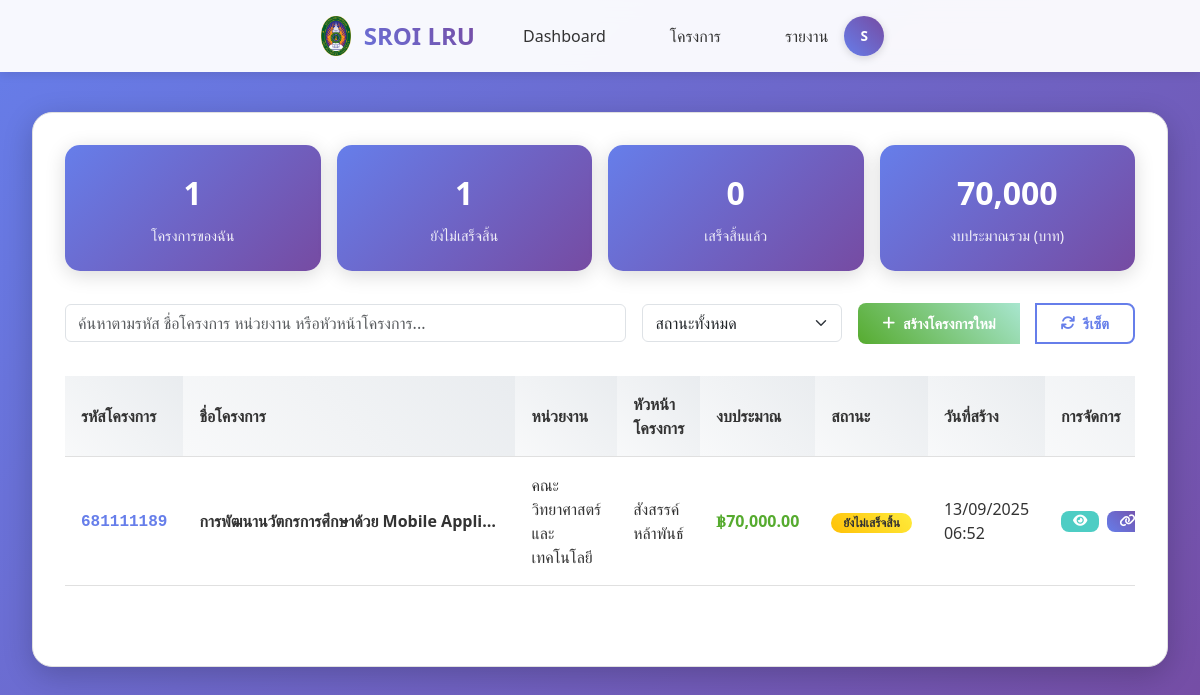
Screenshot of /project-list.php (signed in) with the database file from the repository.
### tables this page shows
CREATE TABLE `projects` (
  `id` int(11) NOT NULL,
  `project_code` varchar(50) NOT NULL COMMENT 'รหัสโครงการ',
  `name` varchar(500) NOT NULL COMMENT 'ชื่อโครงการ',
  `description` text DEFAULT NULL COMMENT 'รายละเอียดโครงการ',
  `area` text DEFAULT NULL,
  `activities` text DEFAULT NULL,
  `target_group` text DEFAULT NULL,
  `objective` text DEFAULT NULL COMMENT 'วัตถุประสงค์โครงการ',
  `start_date` date DEFAULT NULL COMMENT 'วันที่เริ่มโครงการ',
  `end_date` date DEFAULT NULL COMMENT 'วันที่สิ้นสุดโครงการ',
  `budget` decimal(15,2) DEFAULT NULL COMMENT 'งบประมาณ',
  `organization` varchar(300) DEFAULT NULL COMMENT 'หน่วยงาน/องค์กร',
  `project_manager` varchar(200) DEFAULT NULL COMMENT 'ผู้จัดการโครงการ',
  `status` enum('incompleted','completed') DEFAULT 'incompleted' COMMENT 'สถานะโครงการ',
  `created_by` varchar(100) DEFAULT NULL COMMENT 'ผู้สร้าง',
  `created_at` timestamp NOT NULL DEFAULT current_timestamp(),
  `updated_at` timestamp NOT NULL DEFAULT current_timestamp() ON UPDATE current_timestamp(),
  `impact_chain_status` longtext DEFAULT NULL CHECK (json_valid(`impact_chain_status`)),
  `total_impact_chains` int(11) DEFAULT 0 COMMENT 'จำนวน Impact Chain ทั้งหมด',
  `current_chain_id` int(11) DEFAULT NULL COMMENT 'Impact Chain ที่กำลังทำอยู่'
);

### project-list.php (the view, shortened to what this page needs)
<?php
require_once 'config.php';
$user_id = $_SESSION['user_id'];
$limit = 10;
$page = isset($_GET['page']) ? (int)$_GET['page'] : 1;
$offset = ($page - 1) * $limit;
$search = isset($_GET['search']) ? trim($_GET['search']) : '';
$where_conditions = [];
$params = [];
$param_types = '';
$where_conditions[] = "created_by = ?";
$params[] = $user_id;
$param_types .= 's';
$where_clause = !empty($where_conditions) ? 'WHERE ' . implode(' AND ', $where_conditions) : '';
$query = "
    SELECT
        id, project_code, name, organization, project_manager,
        budget, status, created_by, created_at, updated_at
    FROM projects
    {$where_clause}
    ORDER BY created_at DESC
    LIMIT ? OFFSET ?
";
$stmt = mysqli_prepare($conn, $query);
$limit_params = array_merge($params, [$limit, $offset]);
$limit_param_types = $param_types . 'ii';
mysqli_stmt_bind_param($stmt, $limit_param_types, ...$limit_params);
mysqli_stmt_execute($stmt);
$result = mysqli_stmt_get_result($stmt);
$projects = mysqli_fetch_all($result, MYSQLI_ASSOC);
$stats_query = "
    SELECT
        COUNT(*) as total_projects,
        SUM(CASE WHEN status = 'incompleted' THEN 1 ELSE 0 END) as incompleted_count,
        SUM(CASE WHEN status = 'completed' THEN 1 ELSE 0 END) as completed_count,
        SUM(budget) as total_budget
    FROM projects
    WHERE created_by = ?
";
$stats_stmt = mysqli_prepare($conn, $stats_query);
mysqli_stmt_bind_param($stats_stmt, 's', $user_id);
mysqli_stmt_execute($stats_stmt);
$stats_result = mysqli_stmt_get_result($stats_stmt);
$stats = mysqli_fetch_assoc($stats_result);
function getStatusText($status)
{
    $statuses = [
        'incompleted' => 'ยังไม่เสร็จสิ้น',
        'completed' => 'เสร็จสิ้น'
    ];
    return $statuses[$status] ?? $status;
}
function getStatusBadge($status)
{
    $badges = [
        'incompleted' => 'badge-warning',
        'completed' => 'badge-success'
    ];
    return $badges[$status] ?? 'badge-secondary';
}
?>
<!DOCTYPE html>
<html lang="th">
<head>
    <link href="https://cdn.jsdelivr.net/npm/bootstrap@5.3.0/dist/css/bootstrap.min.css" rel="stylesheet">
    <link href="https://cdnjs.cloudflare.com/ajax/libs/font-awesome/6.0.0/css/all.min.css" rel="stylesheet">
</head>
<body>
    <?php include 'navbar.php'; ?>
    <div class="main-container">
        <div class="content-container">
            <div class="stats">
                <div class="stat-card">
                    <div class="stat-number"><?php echo $stats['total_projects']; ?></div>
                    <div class="stat-label">โครงการของฉัน</div>
                </div>
                <div class="stat-card">
                    <div class="stat-number"><?php echo $stats['incompleted_count']; ?></div>
                    <div class="stat-label">ยังไม่เสร็จสิ้น</div>
                </div>
                <div class="stat-card">
                    <div class="stat-number"><?php echo $stats['completed_count']; ?></div>
                    <div class="stat-label">เสร็จสิ้นแล้ว</div>
                </div>
                <div class="stat-card">
                    <div class="stat-number"><?php echo number_format($stats['total_budget'], 0); ?></div>
                    <div class="stat-label">งบประมาณรวม (บาท)</div>
                </div>
            </div>
            <div class="search-filter">
                <form method="GET" class="search-box" style="flex: 1;">
                    <input type="text" name="search" class="form-control" placeholder="ค้นหาตามรหัส ชื่อโครงการ หน่วยงาน หรือหัวหน้าโครงการ..." value="<?php echo htmlspecialchars($search); ?>">
                </form>
                <form method="GET" class="filter-box">
                    <select name="status" class="form-select" onchange="this.form.submit()">
                        <option value="">สถานะทั้งหมด</option>
                    </select>
                </form>
                <div class="btn-group">
                    <a href="create-project.php" class="btn btn-success">
                        <i class="fas fa-plus"></i> สร้างโครงการใหม่
                    </a>
                    <a href="?<?php echo http_build_query(['search' => '', 'status' => '']); ?>" class="btn btn-outline">
                        <i class="fas fa-refresh"></i> รีเซ็ต
                    </a>
                </div>
            </div>
            <div class="table-container">
                <?php if (empty($projects)): ?>
                    <div style="text-align: center; padding: 3rem; color: var(--text-muted);">
                        <i class="fas fa-folder-open" style="font-size: 3rem; margin-bottom: 1rem; opacity: 0.5;"></i>
                        <h3>ยังไม่มีโครงการ</h3>
                        <p>คุณยังไม่ได้สร้างโครงการ หรือไม่พบโครงการที่ตรงกับเงื่อนไขการค้นหา</p>
                        <a href="create-project.php" class="btn btn-primary" style="margin-top: 1rem;">
                            <i class="fas fa-plus"></i> สร้างโครงการแรกของคุณ
                        </a>
                    </div>
                <?php else: ?>
                    <table class="projects-table">
                        <thead>
                            <tr>
                                <th>รหัสโครงการ</th>
                                <th>ชื่อโครงการ</th>
                                <th>หน่วยงาน</th>
                                <th>หัวหน้าโครงการ</th>
                                <th>งบประมาณ</th>
                                <th>สถานะ</th>
                                <th>วันที่สร้าง</th>
                                <th>การจัดการ</th>
                            </tr>
                        </thead>
                        <tbody>
                            <?php foreach ($projects as $project): ?>
                                <tr>
                                    <td>
                                        <span class="project-code"><?php echo htmlspecialchars($project['project_code']); ?></span>
                                    </td>
                                    <td>
                                        <div class="project-name" title="<?php echo htmlspecialchars($project['name']); ?>">
                                            <?php echo htmlspecialchars($project['name']); ?>
                                        </div>
                                    </td>
                                    <td><?php echo htmlspecialchars($project['organization']); ?></td>
                                    <td><?php echo htmlspecialchars($project['project_manager']); ?></td>
                                    <td class="budget">
                                        ฿<?php echo number_format($project['budget'], 2); ?>
                                    </td>
                                    <td>
                                        <span class="badge <?php echo getStatusBadge($project['status']); ?>">
                                            <?php echo getStatusText($project['status']); ?>
                                        </span>
                                    </td>
                                    <td>
                                        <?php echo date('d/m/Y H:i', strtotime($project['created_at'])); ?>
                                    </td>
                                    <td>
                                        <div class="action-buttons">
                                            <a href="project-detail.php?id=<?php echo $project['id']; ?>" class="btn btn-view btn-sm" title="ดูรายละเอียด">
                                                <i class="fas fa-eye"></i>
                                            </a>
                                            <a href="impact-chain/step1-strategy.php?project_id=<?php echo $project['id']; ?>" class="btn btn-primary btn-sm" title="สร้าง Impact Chain">
                                                <i class="fas fa-link"></i>
                                            </a>
                                        </div>
                                    </td>
                                </tr>
                            <?php endforeach; ?>
                        </tbody>
                    </table>
                <?php endif; ?>
            </div>
        </div>
    </div>
</body>
</html>

### project-list.php (style rules this page uses)
* { margin: 0; padding: 0; box-sizing: border-box; }
:root { --primary-color: #667eea; --secondary-color: #764ba2; --success-color: #56ab2f; --warning-color: #f093fb; --danger-color: #f5576c; --info-color: #4ecdc4; --light-bg: #f8f9fa; --white: #ffffff; --text-dark: #333333; --text-muted: #6c757d; --border-color: #e0e0e0; --shadow-light: 0 2px 10px rgba(0, 0, 0, 0.1); --shadow-medium: 0 4px 20px rgba(0, 0, 0, 0.15); --shadow-heavy: 0 8px 30px rgba(0, 0, 0, 0.2); }
body { font-family: 'Segoe UI', Tahoma, Geneva, Verdana, sans-serif; background: linear-gradient(135deg, var(--primary-color) 0%, var(--secondary-color) 100%); min-height: 100vh; color: var(--text-dark); padding-top: 80px; }
.main-container { max-width: 1400px; margin: 0 auto; padding: 2rem; }
.content-container { background: white; border-radius: 20px; padding: 2rem; box-shadow: var(--shadow-heavy); border: 1px solid var(--border-color); }
.search-filter { display: flex; gap: 1rem; margin-bottom: 2rem; flex-wrap: wrap; align-items: center; }
.search-box { flex: 1; min-width: 300px; }
.filter-box { min-width: 200px; }
.btn-group { display: flex; gap: 1rem; }
.btn { padding: 0.5rem 1.5rem; border: none; border-radius: 8px; font-size: 0.9rem; font-weight: 600; cursor: pointer; transition: all 0.3s ease; text-decoration: none; display: inline-flex; align-items: center; gap: 0.5rem; }
.btn-primary { background: linear-gradient(45deg, var(--primary-color), var(--secondary-color)); color: white; }
.btn-outline { background: transparent; color: var(--primary-color); border: 2px solid var(--primary-color); }
.btn-success { background: linear-gradient(45deg, var(--success-color), #a8e6cf); color: white; }
.table-container { overflow-x: auto; margin-bottom: 2rem; }
.projects-table { width: 100%; border-collapse: collapse; margin-bottom: 1rem; }
.projects-table th, .projects-table td { padding: 1rem; text-align: left; border-bottom: 1px solid var(--border-color); }
.projects-table th { background: linear-gradient(45deg, #f8f9fa, #e9ecef); font-weight: 600; color: var(--text-dark); position: sticky; top: 0; }
.project-code { font-family: 'Courier New', monospace; font-weight: bold; color: var(--primary-color); }
.project-name { font-weight: 600; max-width: 300px; overflow: hidden; text-overflow: ellipsis; white-space: nowrap; }
.budget { text-align: right; font-weight: 600; color: var(--success-color); }
.badge { padding: 0.25rem 0.75rem; border-radius: 20px; font-size: 0.75rem; font-weight: 600; text-transform: uppercase; }
.badge-warning { background: linear-gradient(45deg, #ffc107, #ffeb3b); color: #333; }
.action-buttons { display: flex; gap: 0.5rem; }
.btn-sm { padding: 0.25rem 0.75rem; font-size: 0.8rem; }
.btn-view { background: var(--info-color); color: white; }
.stats { display: grid; grid-template-columns: repeat(auto-fit, minmax(200px, 1fr)); gap: 1rem; margin-bottom: 2rem; }
.stat-card { background: linear-gradient(135deg, var(--primary-color), var(--secondary-color)); color: white; padding: 1.5rem; border-radius: 15px; text-align: center; box-shadow: var(--shadow-medium); }
.stat-number { font-size: 2rem; font-weight: bold; margin-bottom: 0.5rem; }
.stat-label { font-size: 0.9rem; opacity: 0.9; }

### rows the page displays
projects: project_code "681111189", name "การพัฒนานวัตกรการศึกษาด้วย Mobile Appli…", organization "คณะวิทยาศาสตร์และเทคโนโลยี", project_manager "สังสรรค์ หล้าพันธ์", budget "70,000.00", status "ยังไม่เสร็จสิ้น", created_at "13/09/2025 06:52"

### other values shown
$initials "S"
$stats['total_projects'] "1"
$stats['incompleted_count'] "1"
$stats['completed_count'] "0"
$stats['total_budget'] "70,000"
